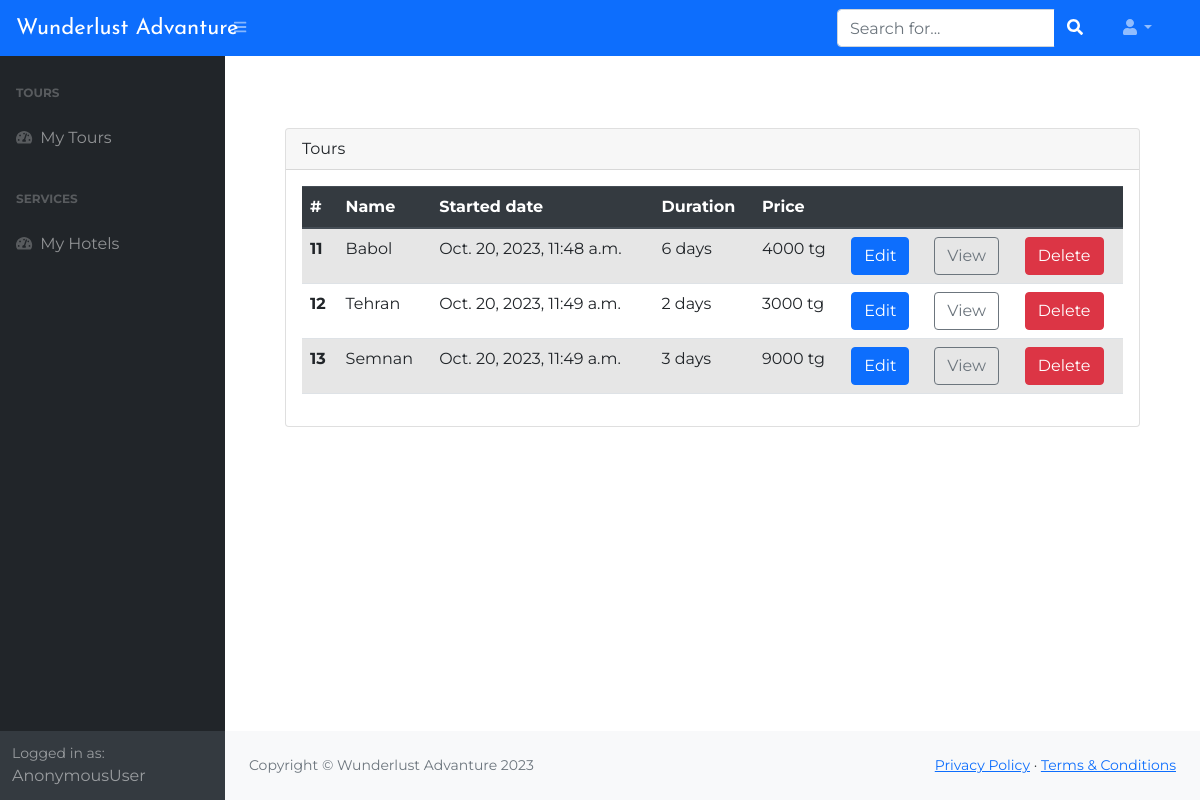
/tours_list, run on the app's committed database.
### web_tech_django/apps/blog/models.py (models this page shows, shortened)
class Tour(models.Model):
    name = models.CharField('Tour name', max_length=60)
    description = models.TextField('Tour description')
    started = models.DateTimeField('Started date')
    duration = models.IntegerField('Tour duration')
    price = models.IntegerField('Tour price')
    image = models.ImageField('Tour image', upload_to='tours/')

### web_tech_django/apps/blog/views.py (the view)
# urls.py: path('tours_list', views.tours_list, name='tours_list'),
def tours_list(request):
    context = {'tours': Tour.objects.all()}
    return render(request, 'admin/tours_list.html', context)

### web_tech_django/templates/admin/tours_list.html (shortened to what this page needs)
{% extends 'admin/base_admin.html' %}
{% block content %}
    <div class="container">
        <div class="card">
            <div class="card-header">
                Tours
            </div>
            <div class="card-body">
                <table class="table table-hover table-striped">
                    <thead class="thead-dark">
                        <tr>
                            <th scope="col">#</th>
                              <th scope="col">Name</th>
                              <th scope="col">Started date</th>
                              <th scope="col">Duration</th>
                              <th scope="col">Price</th>
                              <th scope="col"></th>
                              <th scope="col"></th>
                              <th scope="col"></th>
                        </tr>
                    </thead>
                    <tbody>
                    {% if tours %}
                        {% for tour in tours %}
                                <tr>
                                    <th scope="row">{{ tour.id }}</th>
                                    <td>{{ tour.name }}</td>
                                    <td>{{ tour.started }}</td>
                                    <td>{{ tour.duration }} days</td>
                                    <td>{{ tour.price }} tg</td>
                                    <td><a href="{% url 'blog:tour_edit' id=tour.id %}" class="btn btn-primary">Edit</a></td>
                                    <td><a href="{% url 'blog:tour_detail' id=tour.id %}" class="btn btn-outline-secondary">View</a></td>
                                    <td><a href="{% url 'blog:tour_delete' id=tour.id %}" class="btn btn-danger">Delete</a></td>
                                </tr>
                        {% endfor %}
                    {% else %}
                        <div>Tours are not available!</div>
                    {% endif %}
                    </tbody>
                </table>
            </div>
        </div>
    </div>
{% endblock %}

### web_tech_django/static/blog/css/admin.css (style rules this page uses)
body { background-color: #fff; font-family: 'Montserrat', sans-serif; font-size: 16px; -webkit-transition: 0.5s; -o-transition: 0.5s; transition: 0.5s; }

### data on the page
Tour: id "11", name "Babol", started "Oct. 20, 2023, 11:48 a.m.", duration "6", price "4000"
Tour: id "12", name "Tehran", started "Oct. 20, 2023, 11:49 a.m.", duration "2", price "3000"
Tour: id "13", name "Semnan", started "Oct. 20, 2023, 11:49 a.m.", duration "3", price "9000"

### other printed values
{{ user }} "AnonymousUser"
